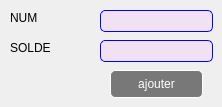
      <widget class="QWidget" name="tab_39">
       <attribute name="title">
        <string>ajouter</string>
       </attribute>
       <widget class="QLabel" name="label_57">
        <property name="geometry">
         <rect>
          <x>10</x>
          <y>10</y>
          <width>91</width>
          <height>16</height>
         </rect>
        </property>
        <property name="text">
         <string>NUM</string>
        </property>
       </widget>
       <widget class="QLabel" name="label_58">
        <property name="geometry">
         <rect>
          <x>10</x>
          <y>40</y>
          <width>81</width>
          <height>16</height>
         </rect>
        </property>
        <property name="text">
         <string>SOLDE</string>
        </property>
       </widget>
       <widget class="QLineEdit" name="lineEdit_49">
        <property name="geometry">
         <rect>
          <x>100</x>
          <y>10</y>
          <width>113</width>
          <height>22</height>
         </rect>
        </property>
        <property name="styleSheet">
         <string notr="true">QLineEdit{
background-color:rgba(255,170,255,20%);
border:1 solid blue;
border-radius:5px;
color:black;
}</string>
        </property>
       </widget>
       <widget class="QLineEdit" name="lineEdit_51">
        <property name="geometry">
         <rect>
          <x>100</x>
          <y>40</y>
          <width>113</width>
          <height>22</height>
         </rect>
        </property>
        <property name="styleSheet">
         <string notr="true">QLineEdit{
background-color:rgba(255,170,255,20%);
border:1 solid blue;
border-radius:5px;
color:black;
}</string>
        </property>
       </widget>
       <widget class="QPushButton" name="pushButton_38">
        <property name="geometry">
         <rect>
          <x>110</x>
          <y>70</y>
          <width>93</width>
          <height>28</height>
         </rect>
        </property>
        <property name="styleSheet">
         <string notr="true">QPushButton{
background-color:rgba(0,0,0,50%);
color:white;
border:1 solid white;
border-radius: 5px;
}
QPushButton:hover{
background-color:rgba(255,0,0,50%);
color:black;
}</string>
        </property>
        <property name="text">
         <string>ajouter</string>
        </property>
       </widget>
      </widget>
